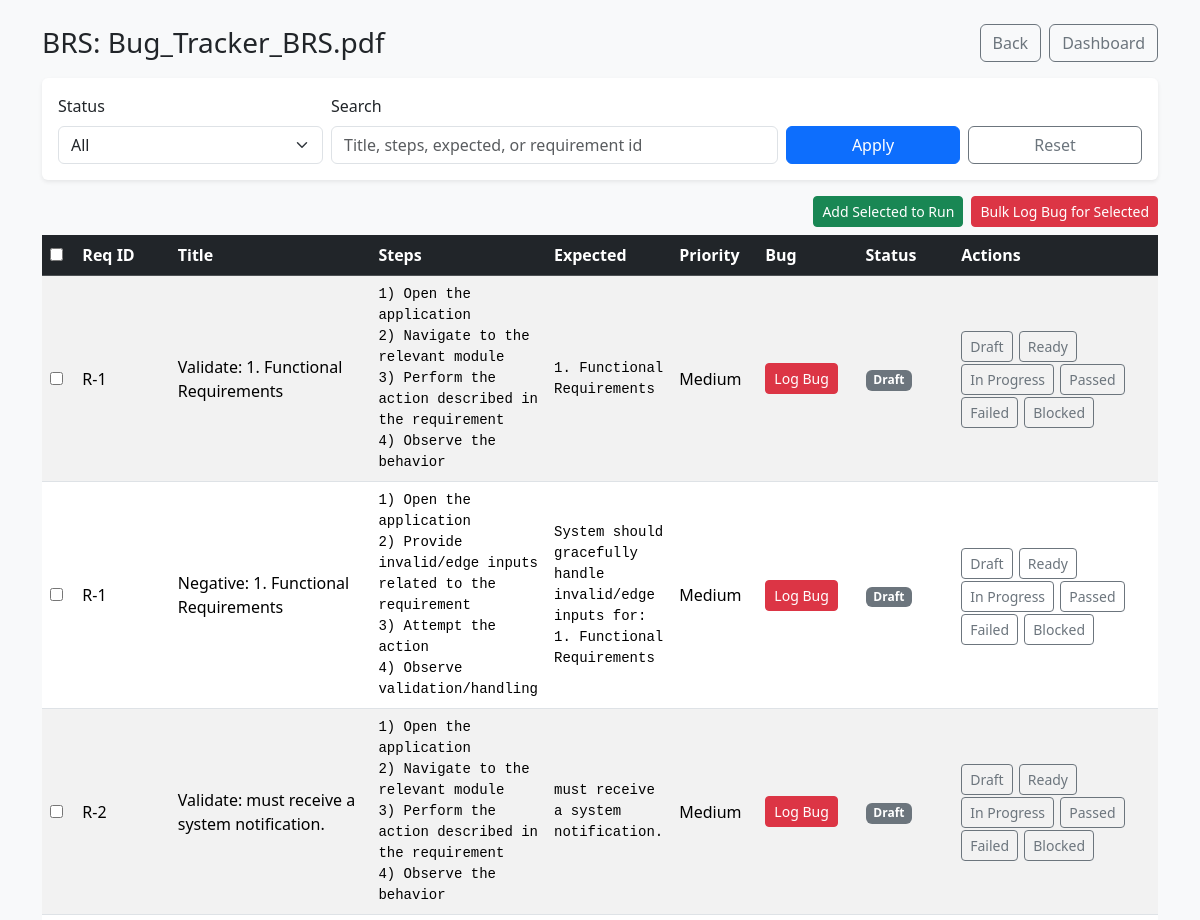
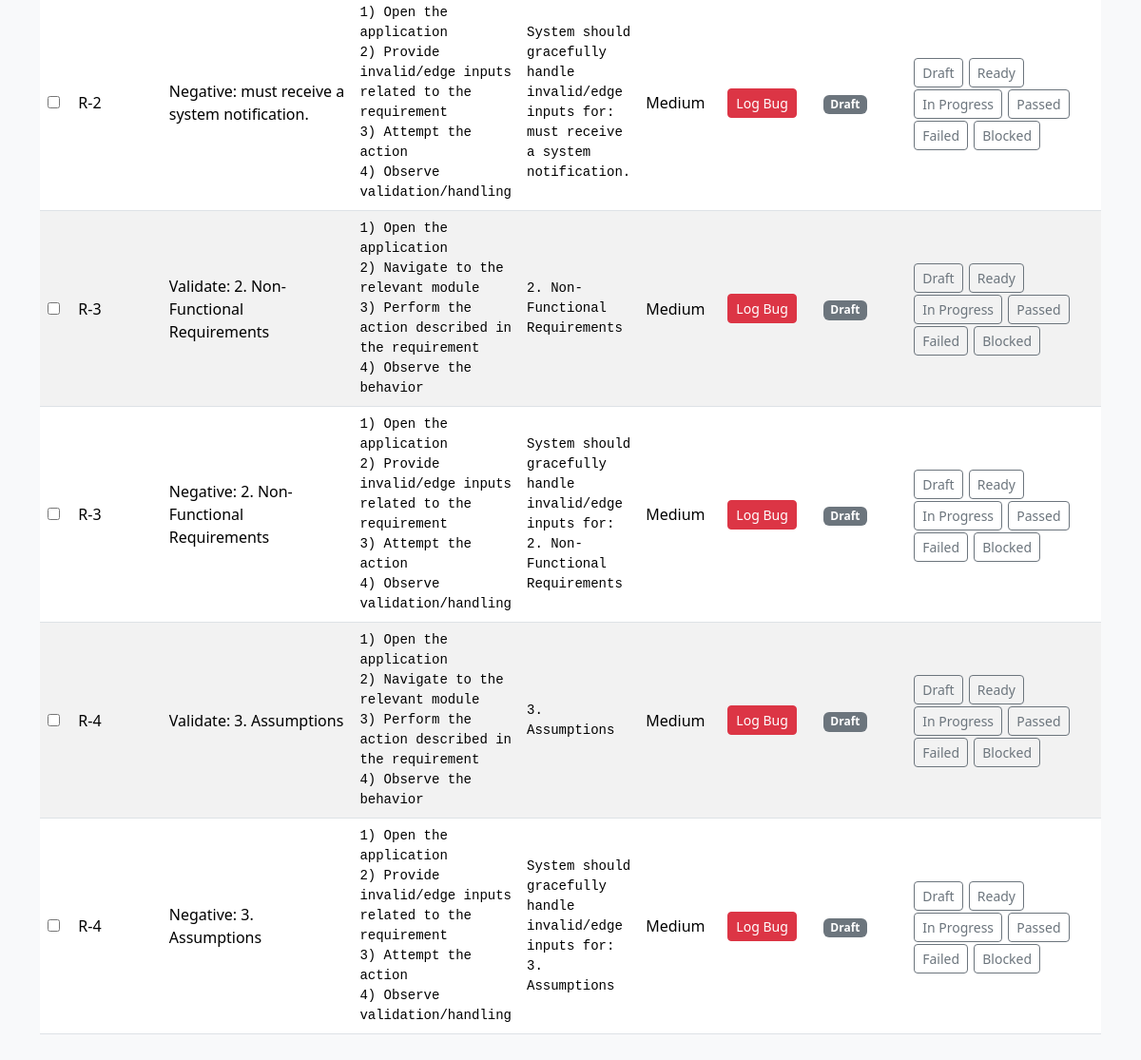
The app's page /modules/brs/view_cases.php?brs_id=1 (signed in) with its own data (2 pictures, top to bottom).
### tables this page shows
CREATE TABLE `brs_files` (
  `id` int(11) NOT NULL,
  `uploaded_by` int(11) NOT NULL,
  `original_name` varchar(255) NOT NULL,
  `file_path` varchar(255) NOT NULL,
  `created_at` timestamp NOT NULL DEFAULT current_timestamp()
);

CREATE TABLE `brs_test_cases` (
  `id` int(11) NOT NULL,
  `brs_id` int(11) NOT NULL,
  `requirement_id` varchar(64) DEFAULT NULL,
  `title` varchar(255) NOT NULL,
  `steps` text DEFAULT NULL,
  `expected` text DEFAULT NULL,
  `priority` varchar(20) DEFAULT 'Medium',
  `created_at` timestamp NOT NULL DEFAULT current_timestamp(),
  `status` varchar(20) DEFAULT 'Draft',
  `bug_id` int(11) DEFAULT NULL,
  `bug_manual_path` varchar(255) DEFAULT NULL
);

### modules/brs/view_cases.php (the view, shortened to what this page needs)
<?php
require_once '../../includes/config.php';
$conn->query("CREATE TABLE IF NOT EXISTS brs_files (
  id INT AUTO_INCREMENT PRIMARY KEY,
  uploaded_by INT NOT NULL,
  original_name VARCHAR(255) NOT NULL,
  file_path VARCHAR(255) NOT NULL,
  created_at TIMESTAMP DEFAULT CURRENT_TIMESTAMP
)");
$conn->query("CREATE TABLE IF NOT EXISTS brs_test_cases (
  id INT AUTO_INCREMENT PRIMARY KEY,
  brs_id INT NOT NULL,
  requirement_id VARCHAR(64) NULL,
  title VARCHAR(255) NOT NULL,
  steps TEXT NULL,
  expected TEXT NULL,
  priority VARCHAR(20) DEFAULT 'Medium',
  status VARCHAR(20) DEFAULT 'Draft',
  bug_id INT NULL,
  created_at TIMESTAMP DEFAULT CURRENT_TIMESTAMP
)");
$brs_id = isset($_GET['brs_id']) ? (int)$_GET['brs_id'] : 0;
$search = isset($_GET['q']) ? trim($_GET['q']) : '';
$brs_name = '';
if ($brs_id > 0 && ($s = $conn->prepare("SELECT original_name FROM brs_files WHERE id=?"))) {
  $s->bind_param("i", $brs_id);
  $s->execute(); $brs_name = ($s->get_result()->fetch_assoc()['original_name'] ?? '');
}
$where = " WHERE c.brs_id = ? ";
$params = [$brs_id];
$types  = "i";
$sql = "SELECT c.id, c.requirement_id, c.title, c.steps, c.expected, c.priority, c.status, c.bug_id
        FROM brs_test_cases c
        $where
        ORDER BY c.id ASC";
$cases = null;
if ($st = $conn->prepare($sql)) {
  $st->bind_param($types, ...$params);
  $st->execute();
  $cases = $st->get_result();
}
?>
<!DOCTYPE html>
<html>
<head>
  <link href="https://cdn.jsdelivr.net/npm/bootstrap@5.3.2/dist/css/bootstrap.min.css" rel="stylesheet">
</head>
<body class="bg-light">
<div class="container py-4">
  <div class="d-flex justify-content-between align-items-center mb-3">
    <h3 class="mb-0">BRS: <?= htmlspecialchars($brs_name ?: ('#'.$brs_id)) ?></h3>
    <div class="d-flex gap-2">
      <a href="index.php" class="btn btn-outline-secondary">Back</a>
      <a href="../../dashboard/tester_dashboard.php" class="btn btn-outline-secondary">Dashboard</a>
    </div>
  </div>
  <form class="card border-0 shadow-sm p-3 mb-3" method="GET">
    <div class="row g-2 align-items-end">
      <div class="col-md-3">
        <label class="form-label">Status</label>
        <select name="status" class="form-select">
          <option value="">All</option>
        </select>
      </div>
      <div class="col-md-5">
        <label class="form-label">Search</label>
        <input type="text" class="form-control" name="q" value="<?= htmlspecialchars($search) ?>" placeholder="Title, steps, expected, or requirement id">
      </div>
      <div class="col-md-2 d-grid">
        <button class="btn btn-primary" type="submit">Apply</button>
      </div>
      <div class="col-md-2 d-grid">
        <a class="btn btn-outline-secondary" href="view_cases.php?brs_id=<?= (int)$brs_id ?>">Reset</a>
      </div>
    </div>
  </form>
  <form method="POST" id="bulkForm">
    <div class="d-flex justify-content-end gap-2 mb-2">
      <button class="btn btn-success btn-sm"
              type="submit"
              form="bulkForm"
              formaction="../test_runs/add_to_run.php">
        Add Selected to Run
      </button>
      <button class="btn btn-danger btn-sm"
              type="submit"
              form="bulkForm"
              formaction="../bug_tracker/bulk_log_bug.php">
        Bulk Log Bug for Selected
      </button>
    </div>
    <div class="table-responsive">
      <table class="table table-striped align-middle">
        <thead class="table-dark">
          <tr>
            <th style="width:34px;"><input type="checkbox" id="checkAll"></th>
            <th style="width:120px;">Req ID</th>
            <th style="width:240px;">Title</th>
            <th>Steps</th>
            <th>Expected</th>
            <th style="width:90px;">Priority</th>
            <th style="width:120px;">Bug</th>
            <th style="width:110px;">Status</th>
            <th style="width:260px;">Actions</th>
          </tr>
        </thead>
        <tbody>
          <?php if (!$cases || $cases->num_rows===0): ?>
            <tr><td colspan="9" class="text-center text-muted py-4">No test cases found.</td></tr>
          <?php else: while ($row = $cases->fetch_assoc()): ?>
            <tr>
              <td>
                <input type="checkbox" class="case-check" name="case_ids[]" value="<?= (int)$row['id'] ?>">
              </td>
              <td><?= htmlspecialchars($row['requirement_id'] ?: '') ?></td>
              <td><?= htmlspecialchars($row['title']) ?></td>
              <td><pre class="mb-0 small"><?= htmlspecialchars($row['steps']) ?></pre></td>
              <td><pre class="mb-0 small"><?= htmlspecialchars($row['expected']) ?></pre></td>
              <td><?= htmlspecialchars($row['priority']) ?></td>
              <td>
                <?php if (!empty($row['bug_id'])): ?>
                  <a class="btn btn-sm btn-outline-primary" href="../bug_tracker/bug_detail.php?id=<?= (int)$row['bug_id'] ?>">Bug #<?= (int)$row['bug_id'] ?></a>
                <?php else: ?>
                  <a class="btn btn-sm btn-danger" href="../bug_tracker/report_bug.php?source=tc&brs_id=<?= (int)$brs_id ?>&tc_id=<?= (int)$row['id'] ?>&ref=brs">Log Bug</a>
                <?php endif; ?>
              </td>
              <td>
                <span class="badge
                  <?= $row['status']==='Passed' ? 'bg-success' :
                     ($row['status']==='Failed' ? 'bg-danger' :
                     ($row['status']==='Blocked' ? 'bg-dark' :
                     ($row['status']==='In Progress' ? 'bg-warning text-dark' :
                     ($row['status']==='Ready' ? 'bg-info text-dark' : 'bg-secondary')))) ?>">
                  <?= htmlspecialchars($row['status']) ?>
                </span>
              </td>
              <td>
                <form method="POST" class="d-inline">
                  <?php foreach (['Draft','Ready','In Progress','Passed','Failed','Blocked'] as $st): ?>
                    <button class="btn btn-sm btn-outline-secondary status-chip" name="set_case_status" value="<?= $st ?>" type="submit"><?= $st ?></button>
                  <?php endforeach; ?>
                </form>
              </td>
            </tr>
          <?php endwhile; endif; ?>
        </tbody>
      </table>
    </div>
  </form>
</div>
</body>
</html>

### modules/brs/view_cases.php (style rules this page uses)
pre { white-space: pre-wrap; }
.status-chip { margin: 2px 2px 0 0; }

### records on screen
brs_files: original_name "Bug_Tracker_BRS.pdf"
brs_test_cases: requirement "R-1", title "Validate: 1. Functional Requirements", steps "1) Open the application 2) Navigate to the relevant module 3) Perform the action described in the requirement 4) Observe the behavior…", expected "1. Functional Requirements…", priority "Medium", status "Draft", st "Draft", st "Ready", st "In Progress", st "Passed", st "Failed", st "Blocked"
brs_test_cases: requirement "R-1", title "Negative: 1. Functional Requirements", steps "1) Open the application 2) Provide invalid/edge inputs related to the requirement 3) Attempt the action 4) Observe validation/handling…", expected "System should gracefully handle invalid/edge inputs for: 1. Functional Requirements…", priority "Medium", status "Draft", st "Draft", st "Ready", st "In Progress", st "Passed", st "Failed", st "Blocked"
brs_test_cases: requirement "R-2", title "Validate: must receive a system notification.", steps "1) Open the application 2) Navigate to the relevant module 3) Perform the action described in the requirement 4) Observe the behavior…", expected "must receive a system notification.", priority "Medium", status "Draft", st "Draft", st "Ready", st "In Progress", st "Passed", st "Failed", st "Blocked"
brs_test_cases: requirement "R-2", title "Negative: must receive a system notification.", steps "1) Open the application 2) Provide invalid/edge inputs related to the requirement 3) Attempt the action 4) Observe validation/handling…", expected "System should gracefully handle invalid/edge inputs for: must receive a system notification.…", priority "Medium", status "Draft", st "Draft", st "Ready", st "In Progress", st "Passed", st "Failed", st "Blocked"
brs_test_cases: requirement "R-3", title "Validate: 2. Non-Functional Requirements", steps "1) Open the application 2) Navigate to the relevant module 3) Perform the action described in the requirement 4) Observe the behavior…", expected "2. Non-Functional Requirements", priority "Medium", status "Draft", st "Draft", st "Ready", st "In Progress", st "Passed", st "Failed", st "Blocked"
brs_test_cases: requirement "R-3", title "Negative: 2. Non-Functional Requirements", steps "1) Open the application 2) Provide invalid/edge inputs related to the requirement 3) Attempt the action 4) Observe validation/handling…", expected "System should gracefully handle invalid/edge inputs for: 2. Non-Functional Requirements…", priority "Medium", status "Draft", st "Draft", st "Ready", st "In Progress", st "Passed", st "Failed", st "Blocked"
brs_test_cases: requirement "R-4", title "Validate: 3. Assumptions", steps "1) Open the application 2) Navigate to the relevant module 3) Perform the action described in the requirement 4) Observe the behavior…", expected "3. Assumptions", priority "Medium", status "Draft", st "Draft", st "Ready", st "In Progress", st "Passed", st "Failed", st "Blocked"
brs_test_cases: requirement "R-4", title "Negative: 3. Assumptions", steps "1) Open the application 2) Provide invalid/edge inputs related to the requirement 3) Attempt the action 4) Observe validation/handling…", expected "System should gracefully handle invalid/edge inputs for: 3. Assumptions…", priority "Medium", status "Draft", st "Draft", st "Ready", st "In Progress", st "Passed", st "Failed", st "Blocked"
